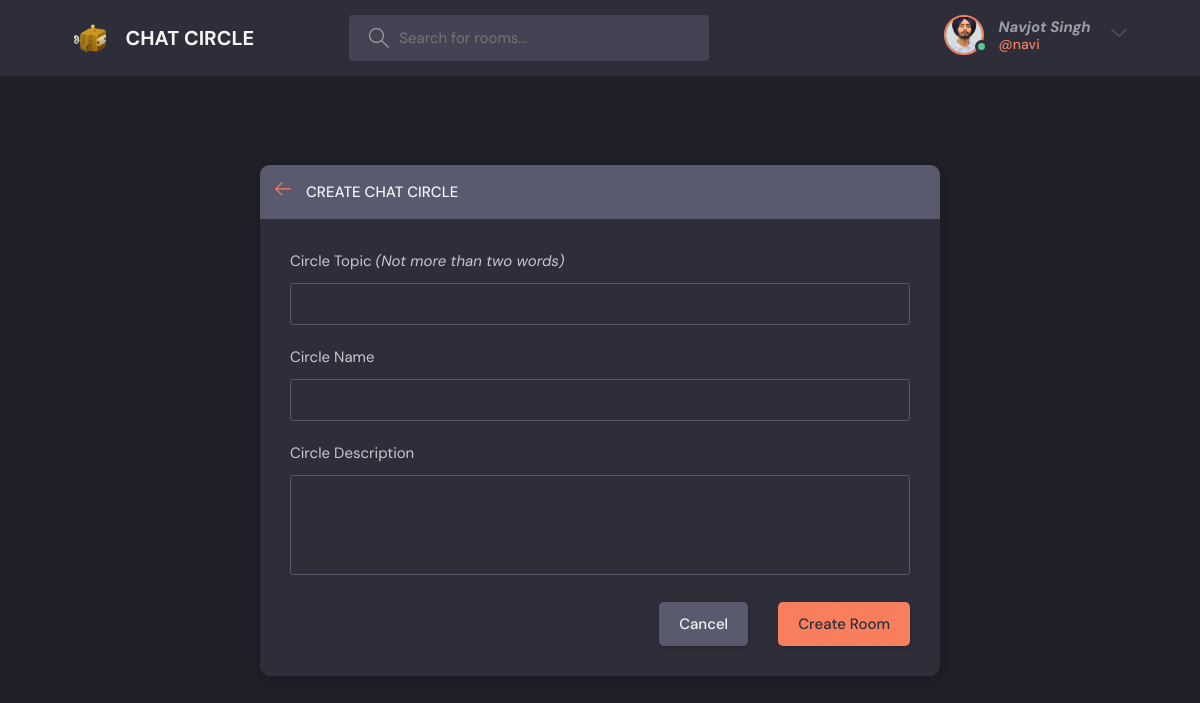
Screenshot of /create-room/ (signed in) with the database file from the repository.
### base/models.py (models this page shows)
class User(AbstractUser):
    name = models.CharField(max_length=200 , null=True)
    email = models.EmailField(unique=True , null=True)
    bio = models.TextField(null=True)
    avatar = models.ImageField(null=True , default="avatar.svg")
    USERNAME_FIELD = 'email'
    REQUIRED_FIELDS = ['username']
    def __str__(self):
        return self.username or self.email

### base/views.py (the view, shortened to what this page needs)
# urls.py: path('create-room/' , views.create_room, name =  "create-room") ,
@login_required(login_url = 'login')
def create_room(request):
    topics = Topic.objects.all()
    form = RoomForm()
    context = {'form' : form , 'topics': topics}
    return render(request , 'base/room_form.html' , context)

### base/forms.py
class RoomForm(ModelForm):
    class Meta:
        model = Room
        fields = '__all__'
        exclude = ['host', 'participants']

### base/templates/base/room_form.html (shortened to what this page needs)
{% extends 'index.html' %}
{%  block content%}
  <main class="create-room layout">
    <div class="container">
      <div class="layout__box">
        <div class="layout__boxHeader">
          <div class="layout__boxTitle">
            <a href="{% url 'home'%}">
              <svg version="1.1" xmlns="http://www.w3.org/2000/svg" width="32" height="32" viewBox="0 0 32 32">
                <title>arrow-left</title>
                <path
                  d="M13.723 2.286l-13.723 13.714 13.719 13.714 1.616-1.611-10.96-10.96h27.625v-2.286h-27.625l10.965-10.965-1.616-1.607z">
                </path>
              </svg>
            </a>
            <h3>Create Chat Circle </h3>
          </div>
        </div>
        <div class="layout__body">
          <form class="form" action="" method="POST">
            <div class="form__group">
              <label for="room_topic">Circle Topic <small> <i>(Not more than two words)</i></small> </label>
              <input required type="text" value="{{room.topic.name}}" name="topic" list="topic-list"/>
             </div>
            <div class="form__group">
              <label for="room_name">Circle Name</label>
              {{form.name}}
             </div>
             <div class="form__group">
              <label for="room_name">Circle Description</label>
              {{form.description}}
             </div>
            <div class="form__action">
              <a class="btn btn--dark" href="{% url 'home'%}">Cancel</a>
              <button class="btn btn--main" type="submit">Create Room</button>
            </div>
          </form>
        </div>
      </div>
    </div>
  </main>
{%endblock content%}

### templates/navbar.html (shortened to what this page needs)
{% load static%}
<header class="header header--loggedIn header--sticky">
    <div class="container">
      <a href="{% url 'home'%}" class="header__logo">
        <img src="{% static 'images/logo.svg'%}?v=2" />
        <h1>CHAT CIRCLE</h1>
      </a>
      <form class="header__search" method="GET" action="{% url 'home' %}">
        <label>
          <input name="q" placeholder="Search for rooms..." />
        </label>
      </form>
      <nav class="header__menu">
        {%  if request.user.is_authenticated %}
        <div class="header__user">
          <a href="{% url 'user-profile' user.id %}">
            <div class="avatar avatar--medium active">
              <img src="{{request.user.avatar.url}}" />
            </div>
            <p><b><i>{{request.user.name}}</i> </b><span>@{{request.user.username}}</span></p>
          </a>
          <button class="dropdown-button">
            <svg version="1.1" xmlns="http://www.w3.org/2000/svg" width="32" height="32" viewBox="0 0 32 32">
              <title>chevron-down</title>
              <path d="M16 21l-13-13h-3l16 16 16-16h-3l-13 13z"></path>
            </svg>
          </button>
        </div>
        {% else %}
        <a href='{% url "login"%}'>
          <img src="{% static 'images/avatar.svg'%}" />
          <p>Login</p>
        </a>
        {% endif %}
      </nav>
    </div>
  </header>

### rows the page displays
User: user.avatar (picture), user.name "Navjot Singh", user.username "navi"
